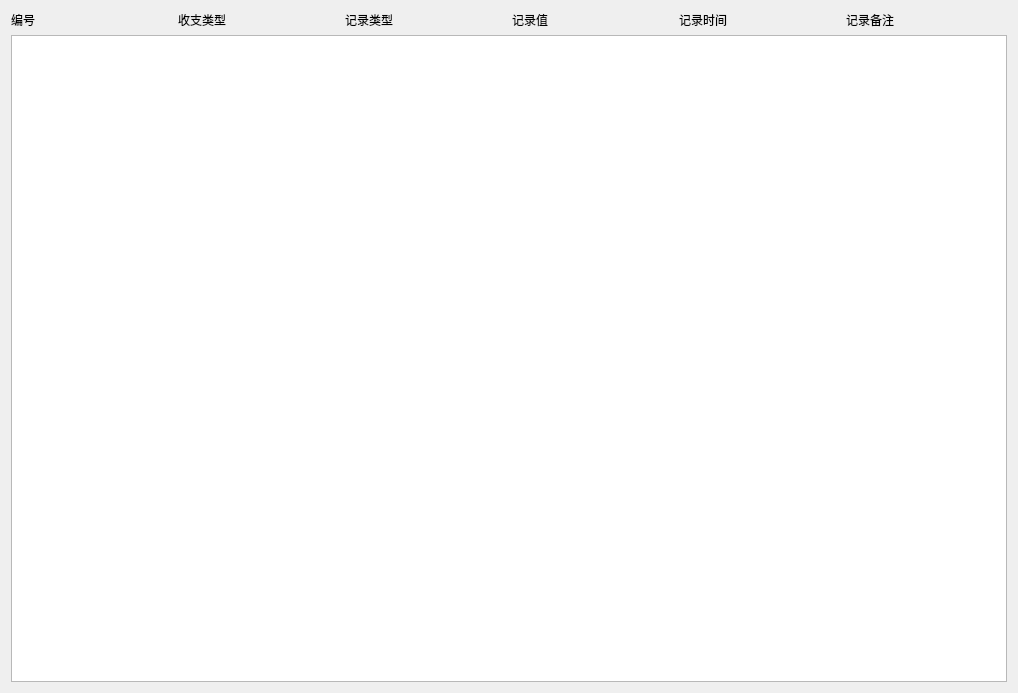
<?xml version="1.0" encoding="UTF-8"?>
<ui version="4.0">
 <class>HistoryList</class>
 <widget class="QWidget" name="HistoryList">
  <property name="geometry">
   <rect>
    <x>0</x>
    <y>0</y>
    <width>1018</width>
    <height>693</height>
   </rect>
  </property>
  <property name="windowTitle">
   <string>记录管理</string>
  </property>
  <property name="windowIcon">
   <iconset resource="../resource/resource.qrc">
    <normaloff>:/icon/main.ico</normaloff>:/icon/main.ico</iconset>
  </property>
  <layout class="QGridLayout" name="gridLayout">
   <item row="1" column="0">
    <widget class="QListView" name="listView"/>
   </item>
   <item row="0" column="0">
    <layout class="QGridLayout" name="gridLayout_2">
     <item row="0" column="4">
      <widget class="QLabel" name="label_3">
       <property name="text">
        <string>记录时间</string>
       </property>
      </widget>
     </item>
     <item row="0" column="1">
      <widget class="QLabel" name="label_4">
       <property name="text">
        <string>收支类型</string>
       </property>
      </widget>
     </item>
     <item row="0" column="0">
      <widget class="QLabel" name="label_2">
       <property name="text">
        <string>编号</string>
       </property>
      </widget>
     </item>
     <item row="0" column="5">
      <widget class="QLabel" name="label">
       <property name="text">
        <string>记录备注</string>
       </property>
      </widget>
     </item>
     <item row="0" column="3">
      <widget class="QLabel" name="label_5">
       <property name="text">
        <string>记录值</string>
       </property>
      </widget>
     </item>
     <item row="0" column="2">
      <widget class="QLabel" name="label_6">
       <property name="text">
        <string>记录类型</string>
       </property>
      </widget>
     </item>
    </layout>
   </item>
  </layout>
 </widget>
 <resources>
  <include location="../resource/resource.qrc"/>
 </resources>
 <connections/>
</ui>
